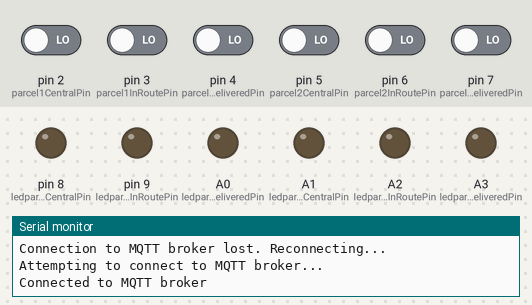
A sketch run on a simulated Arduino Uno, built for the host (arithmetic inside an expression is 32-bit, double 64-bit). Parts: output pins drawn as LEDs (lit = HIGH), the last lines printed to the serial monitor. The test bench sets the inputs (shaded band); at power-on: pin 2 (parcel1CentralPin), pin 3 (parcel1InRoutePin), pin 4 (parcel1DeliveredPin), pin 5 (parcel2CentralPin), pin 6 (parcel2InRoutePin), pin 7 (parcel2DeliveredPin) LOW. WiFi joins after 1.5 s; servers stay silent unless stated.

Above: at 4.0 s.
4.1 s: pin 2 (parcel1CentralPin) driven HIGH
At 5.3 s:
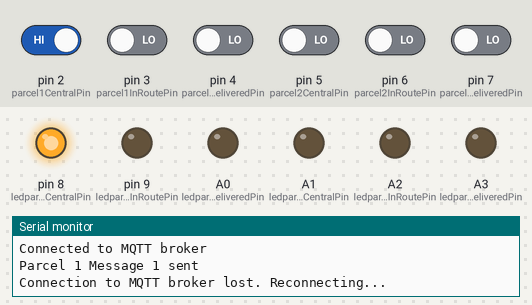
5.6 s: pin 3 (parcel1InRoutePin) driven HIGH
At 8.4 s:
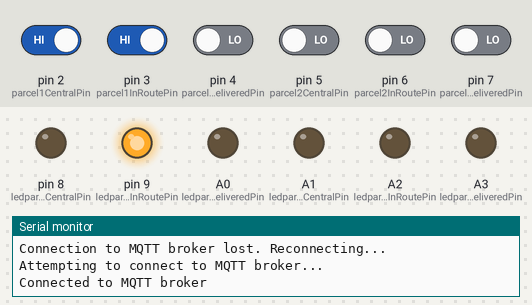
8.6 s: pin 4 (parcel1DeliveredPin) driven HIGH
At 9.8 s:
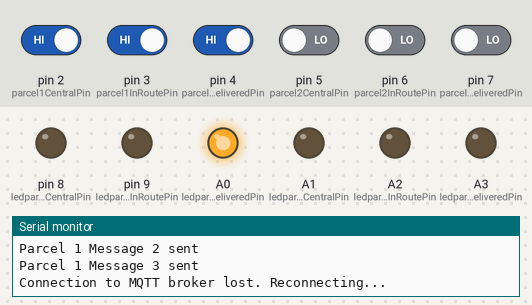
10.1 s: pin 5 (parcel2CentralPin) driven HIGH
At 13.0 s:
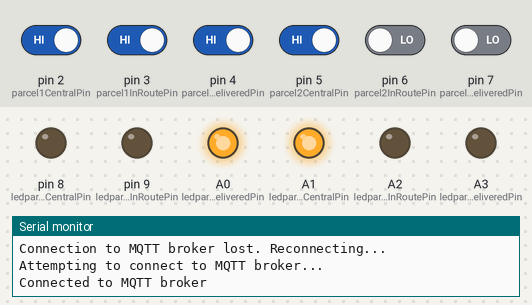
13.1 s: pin 6 (parcel2InRoutePin) driven HIGH
At 13.6 s:
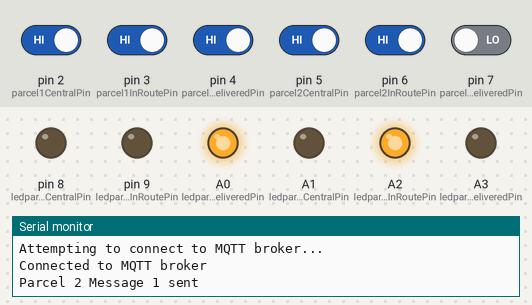
14.6 s: pin 7 (parcel2DeliveredPin) driven HIGH
At 18.0 s:
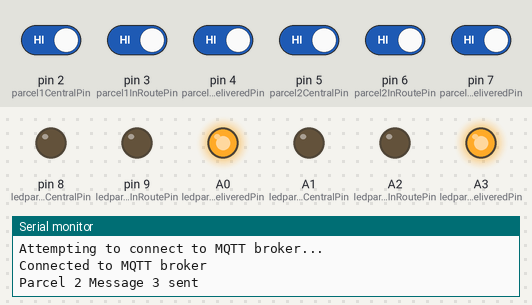
Timing chart, 0 to 18.6 s (numbered marks = the images above; inputs shaded):
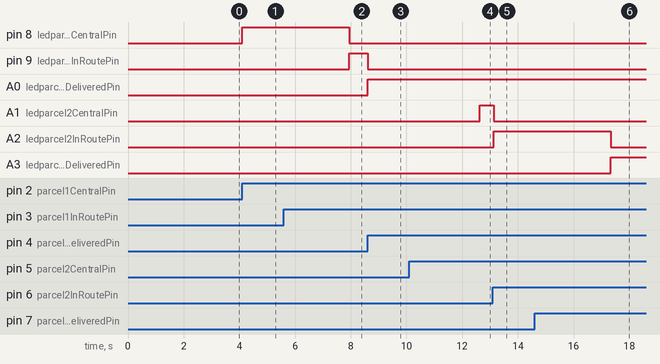

The sketch:

Button_Client.ino
```cpp
#include <Ethernet.h>
#include "arduino_secrets.h"

EthernetClient mqttbrokerclient;
byte CLIENT_MAC[] = { 0xDE, 0xAD, 0xBE, 0xEF, 0xFE, 0xED };
char CLIENT_IP[] = "192.168.50.45";

//IPAddress mqttBrokerIP(192, 168, 50, 24);  // (Marcus Computer)
IPAddress mqttBrokerIP(85, 83, 170, 136);  // (HACK THIS Computer)
const int mqttBrokerPort = 1883;

//Delivery parcel 1 LED pins
const int ledparcel1CentralPin = 8;
const int ledparcel1InRoutePin = 9;
const int ledparcel1DeliveredPin = A0;//10;

//Delivery parcel 1 button pins
const int parcel1CentralPin = 2;
const int parcel1InRoutePin = 3;
const int parcel1DeliveredPin = 4;

//Delivery parcel 2 LED pins
const int ledparcel2CentralPin = A1;//11;
const int ledparcel2InRoutePin = A2;//12;
const int ledparcel2DeliveredPin = A3;//13;

//Delivery parcel 2 button pins
const int parcel2CentralPin = 5;
const int parcel2InRoutePin = 6;
const int parcel2DeliveredPin = 7;


//To keep track of the state of the buttons for parcel 1
int parcel1CentralCurrentState = 0;
int parcel1CentralPreviousState = 0;
int parcel1InRouteCurrentState = 0;
int parcel1InRoutePreviousState = 0;
int parcel1DeliveredCurrentState = 0;
int parcel1DeliveredPreviousState = 0;

//To keep track of the state of the buttons for parcel 2
int parcel2CentralCurrentState = 0;
int parcel2CentralPreviousState = 0;
int parcel2InRouteCurrentState = 0;
int parcel2InRoutePreviousState = 0;
int parcel2DeliveredCurrentState = 0;
int parcel2DeliveredPreviousState = 0;

int parcel1DeliveryState = 0;
int parcel1DeliveryMessageState = 0;

int parcel2DeliveryState = 0;
int parcel2DeliveryMessageState = 0;

bool mqttConnected = false;

void setup() {

  Serial.begin(9600);
  // initialize the LED pins as an output:
  pinMode(ledparcel1CentralPin, OUTPUT);
  pinMode(ledparcel1InRoutePin, OUTPUT);
  pinMode(ledparcel1DeliveredPin, OUTPUT);
  // initialize the button pins as an Input:
  pinMode(parcel1CentralPin, INPUT);
  pinMode(parcel1InRoutePin, INPUT);
  pinMode(parcel1DeliveredPin, INPUT);
  // initialize the LED pins as an output:
  pinMode(ledparcel2CentralPin, OUTPUT);
  pinMode(ledparcel2InRoutePin, OUTPUT);
  pinMode(ledparcel2DeliveredPin, OUTPUT);
  // initialize the button pins as an Input:
  pinMode(parcel2CentralPin, INPUT);
  pinMode(parcel2InRoutePin, INPUT);
  pinMode(parcel2DeliveredPin, INPUT);

  while (!Serial) {
    ;
  }

  while (Ethernet.begin(CLIENT_MAC, CLIENT_IP) != 1)
  {
    Serial.println("Error getting IP address, trying again...");
    delay(5000);
  }
  Serial.println("Internet connected");
  Serial.print("My IP address: ");
  Serial.println(Ethernet.localIP());
}

void loop() {
  parcel1CentralCurrentState = digitalRead(parcel1CentralPin);
  parcel1InRouteCurrentState = digitalRead(parcel1InRoutePin);
  parcel1DeliveredCurrentState = digitalRead(parcel1DeliveredPin);

  parcel2CentralCurrentState = digitalRead(parcel2CentralPin);
  parcel2InRouteCurrentState = digitalRead(parcel2InRoutePin);
  parcel2DeliveredCurrentState = digitalRead(parcel2DeliveredPin);

  if (!mqttConnected || !mqttbrokerclient.connected()) {
    // If MQTT connection is lost, attempt to reconnect
    Serial.println("Connection to MQTT broker lost. Reconnecting...");
    delay(3000);
    mqttConnected = connectToMQTTBroker();
  }

//**********************************PARCEL 1 BUTTON PRESSES***********************************//
  //Toggle of the first button of parcel 1
  if (parcel1CentralCurrentState != parcel1CentralPreviousState)
  {
    if(parcel1CentralCurrentState == HIGH && parcel1DeliveryMessageState != 1)
    {
      parcel1DeliveryState = 1;
    }
    if(parcel1CentralCurrentState == HIGH && parcel1DeliveryMessageState == 1)
    {
      parcel1DeliveryState = 0;
    }
  }
  //Toggle of the second button of parcel 1
  if (parcel1InRouteCurrentState != parcel1InRoutePreviousState)
    {
      if(parcel1InRouteCurrentState == HIGH && parcel1DeliveryMessageState != 2)
      {
        parcel1DeliveryState = 2;
      }
      if(parcel1InRouteCurrentState == HIGH && parcel1DeliveryMessageState == 2)
      {
        parcel1DeliveryState = 0;
      }
    }
  //Toggle of the third button of parcel 1
  if (parcel1DeliveredCurrentState != parcel1DeliveredPreviousState)
  {
    if(parcel1DeliveredCurrentState == HIGH && parcel1DeliveryMessageState != 3)
    {
      parcel1DeliveryState = 3;
    }
    if(parcel1DeliveredCurrentState == HIGH && parcel1DeliveryMessageState == 3)
    {
      parcel1DeliveryState = 0;
    }
  }
//**********************************PARCEL 1  BUTTON PRESSES END*******************************//


//**********************************PARCEL 2 BUTTON PRESSES***********************************//
  //Toggle of the first button of parcel 2
  if (parcel2CentralCurrentState != parcel2CentralPreviousState)
  {
    if(parcel2CentralCurrentState == HIGH && parcel2DeliveryMessageState != 1)
    {
      parcel2DeliveryState = 1;
    }
    if(parcel2CentralCurrentState == HIGH && parcel2DeliveryMessageState == 1)
    {
      parcel2DeliveryState = 0;
    }
  }
  //Toggle of the second button of parcel 2
  if (parcel2InRouteCurrentState != parcel2InRoutePreviousState)
    {
      if(parcel2InRouteCurrentState == HIGH && parcel2DeliveryMessageState != 2)
      {
        parcel2DeliveryState = 2;
      }
      if(parcel2InRouteCurrentState == HIGH && parcel2DeliveryMessageState == 2)
      {
        parcel2DeliveryState = 0;
      }
    }
  //Toggle of the third button of parcel 2
  if (parcel2DeliveredCurrentState != parcel2DeliveredPreviousState)
  {
    if(parcel2DeliveredCurrentState == HIGH && parcel2DeliveryMessageState != 3)
    {
      parcel2DeliveryState = 3;
    }
    if(parcel2DeliveredCurrentState == HIGH && parcel2DeliveryMessageState == 3)
    {
      parcel2DeliveryState = 0;
    }
  }
//**********************************PARCEL 2 BUTTON PRESSES END*******************************//


//**********************************PARCEL 1  MESSAGES AND LIGHT******************************//
  //Sends the clear message for topic 1 to the broker and sets the LED's accordingly.
  if ( parcel1DeliveryState == 0 && parcel1DeliveryMessageState != 0){
    SetDiodes(1, parcel1DeliveryState);
    uint8_t connectPacket[] = {49, 15, 0, 13, 65, 66, 67, 49, 50, 51, 52, 53, 54, 55, 56, 57, 48};
    mqttbrokerclient.write(connectPacket, sizeof(connectPacket));
    parcel1DeliveryMessageState = 0;
    delay(500);
    Serial.println("Parcel 1 Clear message sent");
  }

  //Sends the Publish 1 packet for topic 1 to the broker and sets the LED's accordingly.
  if ( parcel1DeliveryState == 1 && parcel1DeliveryMessageState != 1){
    SetDiodes(1, parcel1DeliveryState);
    uint8_t connectPacket[] = {49, 16, 0, 13, 65, 66, 67, 49, 50, 51, 52, 53, 54, 55, 56, 57, 48, 48};
    mqttbrokerclient.write(connectPacket, sizeof(connectPacket));
    parcel1DeliveryMessageState = 1;
    delay(500);
    Serial.println("Parcel 1 Message 1 sent");
  }

  //Sends the Publish 1 packet for topic 1 to the broker and sets the LED's accordingly.
  if ( parcel1DeliveryState == 2 && parcel1DeliveryMessageState != 2){
    SetDiodes(1, parcel1DeliveryState);
    uint8_t connectPacket[] = {49, 16, 0, 13, 65, 66, 67, 49, 50, 51, 52, 53, 54, 55, 56, 57, 48, 49};
    mqttbrokerclient.write(connectPacket, sizeof(connectPacket));
    parcel1DeliveryMessageState = 2;
    delay(500);
    Serial.println("Parcel 1 Message 2 sent");
  }

  //Sends the Publish 1 packet for topic 1 to the broker and sets the LED's accordingly.
  if ( parcel1DeliveryState == 3 && parcel1DeliveryMessageState != 3){
    SetDiodes(1, parcel1DeliveryState);
    uint8_t connectPacket[] = {49, 16, 0, 13, 65, 66, 67, 49, 50, 51, 52, 53, 54, 55, 56, 57, 48, 50};
    mqttbrokerclient.write(connectPacket, sizeof(connectPacket));
    parcel1DeliveryMessageState = 3;
    delay(500);
    Serial.println("Parcel 1 Message 3 sent");
  }
  //**********************************PARCEL 1  MESSAGES AND LIGHT END******************************//


//**********************************PARCEL 2  MESSAGES AND LIGHT**********************************//
  //Sends the clear message for topic 2 to the broker and sets the LED's accordingly.
  if ( parcel2DeliveryState == 0 && parcel2DeliveryMessageState != 0){
    SetDiodes(2, parcel2DeliveryState);
    uint8_t connectPacket[] = {49, 15, 0, 13, 88, 89, 90, 57, 56, 55, 54, 53, 52, 51, 50, 49, 48};
    mqttbrokerclient.write(connectPacket, sizeof(connectPacket));
    parcel2DeliveryMessageState = 0;
    delay(500);
    Serial.println("Parcel 2 Clear message sent");
  }

  //Sends the Publish 1 packet for topic 2 to the broker and sets the LED's accordingly.
  if ( parcel2DeliveryState == 1 && parcel2DeliveryMessageState != 1){
    SetDiodes(2, parcel2DeliveryState);
    uint8_t connectPacket[] = {49, 16, 0, 13, 88, 89, 90, 57, 56, 55, 54, 53, 52, 51, 50, 49, 48, 48};
    mqttbrokerclient.write(connectPacket, sizeof(connectPacket));
    parcel2DeliveryMessageState = 1;
    delay(500);
    Serial.println("Parcel 2 Message 1 sent");
  }

  //Sends the Publish 1 packet for topic 2 to the broker and sets the LED's accordingly.
  if ( parcel2DeliveryState == 2 && parcel2DeliveryMessageState != 2){
    SetDiodes(2, parcel2DeliveryState);
    uint8_t connectPacket[] = {49, 16, 0, 13, 88, 89, 90, 57, 56, 55, 54, 53, 52, 51, 50, 49, 48, 49};
    mqttbrokerclient.write(connectPacket, sizeof(connectPacket));
    parcel2DeliveryMessageState = 2;
    delay(500);
    Serial.println("Parcel 2 Message 2 sent");
  }

  //Sends the Publish 1 packet for topic 2 to the broker and sets the LED's accordingly.
  if ( parcel2DeliveryState == 3 && parcel2DeliveryMessageState != 3){
    SetDiodes(2, parcel2DeliveryState);
    uint8_t connectPacket[] = {49, 16, 0, 13, 88, 89, 90, 57, 56, 55, 54, 53, 52, 51, 50, 49, 48, 50};
    mqttbrokerclient.write(connectPacket, sizeof(connectPacket));
    parcel2DeliveryMessageState = 3;
    delay(500);
    Serial.println("Parcel 2 Message 3 sent");
  }
  //**********************************PARCEL 2  MESSAGES AND LIGHT END******************************//

  //Updates the state of the buttons
  parcel1CentralPreviousState     = parcel1CentralCurrentState;
  parcel1InRoutePreviousState     = parcel1InRouteCurrentState;
  parcel1DeliveredPreviousState   = parcel1DeliveredCurrentState;
  parcel2CentralPreviousState     = parcel2CentralCurrentState;
  parcel2InRoutePreviousState     = parcel2InRouteCurrentState;
  parcel2DeliveredPreviousState   = parcel2DeliveredCurrentState;
}


//Method to set the diodes according to the state of the delivery state
void SetDiodes(int packetNumber, int parcelState){
  switch (packetNumber) {
    case 1:
      switch (parcelState) {
        case 0:
          digitalWrite(ledparcel1CentralPin, LOW);
          digitalWrite(ledparcel1InRoutePin, LOW);
          analogWrite(ledparcel1DeliveredPin, 0);
          break;
        case 1:
          digitalWrite(ledparcel1CentralPin, HIGH);
          digitalWrite(ledparcel1InRoutePin, LOW);
          analogWrite(ledparcel1DeliveredPin, 0);
          break;
        case 2:
          digitalWrite(ledparcel1CentralPin, LOW);
          digitalWrite(ledparcel1InRoutePin, HIGH);
          analogWrite(ledparcel1DeliveredPin, 0);
          break;
        case 3:
        digitalWrite(ledparcel1CentralPin, LOW);
        digitalWrite(ledparcel1InRoutePin, LOW);
        analogWrite(ledparcel1DeliveredPin, 255);
        break;
      }
      break;
    case 2:
      switch (parcelState) {
        case 0:
          analogWrite(ledparcel2CentralPin, 0);
          analogWrite(ledparcel2InRoutePin, 0);
          analogWrite(ledparcel2DeliveredPin, 0);
          break;
        case 1:
          analogWrite(ledparcel2CentralPin, 255);
          analogWrite(ledparcel2InRoutePin, 0);
          analogWrite(ledparcel2DeliveredPin, 0);
          break;
        case 2:
          analogWrite(ledparcel2CentralPin, 0);
          analogWrite(ledparcel2InRoutePin, 255);
          analogWrite(ledparcel2DeliveredPin, 0);
          break;
        case 3:
          analogWrite(ledparcel2CentralPin, 0);
          analogWrite(ledparcel2InRoutePin, 0);
          analogWrite(ledparcel2DeliveredPin, 255);
          break;
      }
  }
}

//If the Arduino loses the connection to the client, it will try to reconnect.
bool connectToMQTTBroker() {
  Serial.println("Attempting to connect to MQTT broker...");
  if (mqttbrokerclient.connect(mqttBrokerIP, mqttBrokerPort)) {
    Serial.println("Connected to MQTT broker");
    uint8_t connectPacket[] = {16, 26, 0, 4, 77, 81, 84, 84, 4, 2, 14, 16, 0, 14, 97, 114, 100, 117, 105, 110, 111, 95, 112, 97, 114, 99, 101, 108};
    mqttbrokerclient.write(connectPacket, sizeof(connectPacket));
    return true;
  } else {
    Serial.println("Failed to connect to MQTT broker. Retrying in 5 seconds...");
    delay(5000); // Wait 5 seconds before retrying
    return false;
  }
}
```

arduino_secrets.h
```cpp
#define SECRET_SSID "Grp2"
#define SECRET_PASS "Kode1234"
```

Measured:
- after the input at 4.1 s, pin 8 (ledparcel1CentralPin): LOW → HIGH at once
- after the input at 5.6 s, pin 8 (ledparcel1CentralPin): HIGH → LOW after 2.3 s; pin 9 (ledparcel1InRoutePin): LOW → HIGH after 2.3 s
- after the input at 8.6 s, pin 9 (ledparcel1InRoutePin): HIGH → LOW at once; A0 (ledparcel1DeliveredPin): LOW → HIGH at once
- after the input at 10.1 s, A1 (ledparcel2CentralPin): LOW → HIGH after 2.5 s
- after the input at 13.1 s, A1 (ledparcel2CentralPin): HIGH → LOW at once; A2 (ledparcel2InRoutePin): LOW → HIGH at once
- after the input at 14.6 s, A2 (ledparcel2InRoutePin): HIGH → LOW after 2.7 s; A3 (ledparcel2DeliveredPin): LOW → HIGH after 2.7 s
